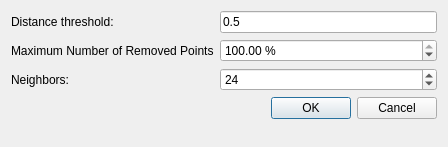
<?xml version="1.0" encoding="UTF-8"?>
<ui version="4.0">
 <class>OutlierRemovalDialog</class>
 <widget class="QDialog" name="OutlierRemovalDialog">
  <property name="geometry">
   <rect>
    <x>0</x>
    <y>0</y>
    <width>448</width>
    <height>147</height>
   </rect>
  </property>
  <property name="windowTitle">
   <string>Outlier Removal</string>
  </property>
  <layout class="QGridLayout">
   <item row="4" column="1">
    <widget class="QDialogButtonBox" name="buttonBox">
     <property name="orientation">
      <enum>Qt::Horizontal</enum>
     </property>
     <property name="standardButtons">
      <set>QDialogButtonBox::Cancel|QDialogButtonBox::Ok</set>
     </property>
    </widget>
   </item>
   <item row="2" column="0">
    <widget class="QLabel" name="label_2">
     <property name="text">
      <string>Neighbors:</string>
     </property>
    </widget>
   </item>
   <item row="2" column="1">
    <widget class="QSpinBox" name="m_inputNbNeighbors">
     <property name="minimum">
      <number>6</number>
     </property>
     <property name="maximum">
      <number>9999</number>
     </property>
     <property name="value">
      <number>24</number>
     </property>
    </widget>
   </item>
   <item row="1" column="0">
    <widget class="QLabel" name="label">
     <property name="text">
      <string>Maximum Number of Removed Points</string>
     </property>
    </widget>
   </item>
   <item row="1" column="1">
    <widget class="QDoubleSpinBox" name="m_inputPercentage">
     <property name="suffix">
      <string> %</string>
     </property>
     <property name="minimum">
      <double>0.000000000000000</double>
     </property>
     <property name="maximum">
      <double>100.000000000000000</double>
     </property>
     <property name="singleStep">
      <double>0.100000000000000</double>
     </property>
     <property name="value">
      <double>100.000000000000000</double>
     </property>
    </widget>
   </item>
   <item row="5" column="1">
    <spacer name="verticalSpacer">
     <property name="orientation">
      <enum>Qt::Vertical</enum>
     </property>
     <property name="sizeHint" stdset="0">
      <size>
       <width>20</width>
       <height>40</height>
      </size>
     </property>
    </spacer>
   </item>
   <item row="0" column="0">
    <widget class="QLabel" name="label_3">
     <property name="text">
      <string>Distance threshold:</string>
     </property>
    </widget>
   </item>
   <item row="0" column="1">
    <widget class="DoubleEdit" name="m_distanceThreshold">
     <property name="text">
      <string>0.5</string>
     </property>
    </widget>
   </item>
  </layout>
 </widget>
 <customwidgets>
  <customwidget>
   <class>DoubleEdit</class>
   <extends>QLineEdit</extends>
   <header>CGAL_double_edit.h</header>
  </customwidget>
 </customwidgets>
 <resources/>
 <connections>
  <connection>
   <sender>buttonBox</sender>
   <signal>accepted()</signal>
   <receiver>OutlierRemovalDialog</receiver>
   <slot>accept()</slot>
   <hints>
    <hint type="sourcelabel">
     <x>248</x>
     <y>254</y>
    </hint>
    <hint type="destinationlabel">
     <x>157</x>
     <y>274</y>
    </hint>
   </hints>
  </connection>
  <connection>
   <sender>buttonBox</sender>
   <signal>rejected()</signal>
   <receiver>OutlierRemovalDialog</receiver>
   <slot>reject()</slot>
   <hints>
    <hint type="sourcelabel">
     <x>316</x>
     <y>260</y>
    </hint>
    <hint type="destinationlabel">
     <x>286</x>
     <y>274</y>
    </hint>
   </hints>
  </connection>
 </connections>
</ui>
